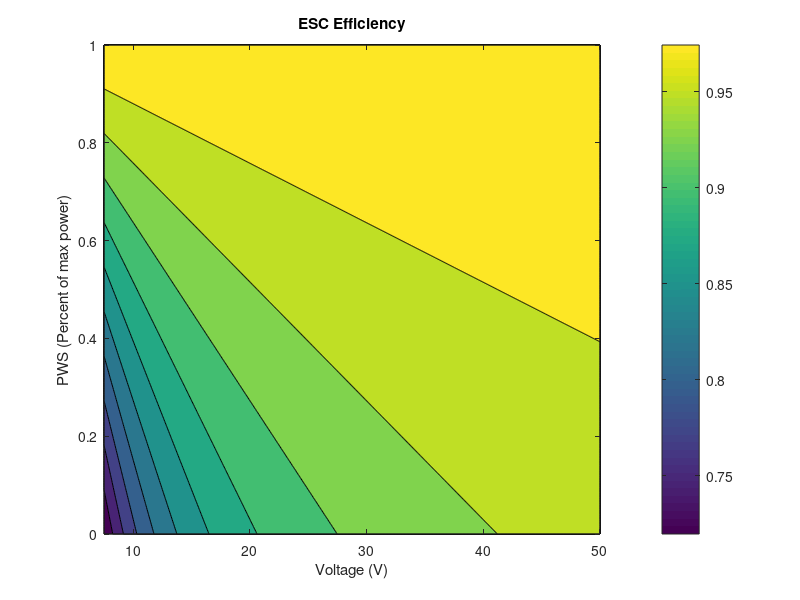

Source code (MATLAB):
%esc efficiency model
%https://www.researchgate.net/publication/285581158_Development_of_a_dynamic_propulsion_model_for_electric_UAVs
%file:///C:/Users/Adam%20Bell/Documents/University/2017/FYP/Journals/Part%203%20-ESC/green,c_grad_seminar.pdf
%http://www.enu.kz/repository/2010/AIAA-2010-483.pdf
%http://digitalcommons.calpoly.edu/cgi/viewcontent.cgi?article=2617&context=theses

clear
clc
close all


ESC_max_amps=80;

Ri=0.0035;
PTF=2.1;


V_store=[7.5:0.05:50];
PWS_store=[0:0.005:1];
[a,b]=size(V_store);
[c,d]=size(PWS_store);

efficiency=zeros(d,b);

min_eff=0;


for i=1:b
    for j=1:d
        V=V_store(i);
        PWS=PWS_store(j);
        
        eff=1/V*(V-Ri-PTF*(1-PWS));
        if(eff<min_eff)
            efficiency(j,i)=min_eff;
        else 
            efficiency(j,i)=eff;
        end
        
    end
end

efficiency
contourf(V_store,PWS_store,efficiency)
colorbar('eastoutside')
title('ESC Efficiency');
xlabel('Voltage (V)');
ylabel('PWS (Percent of max power)');